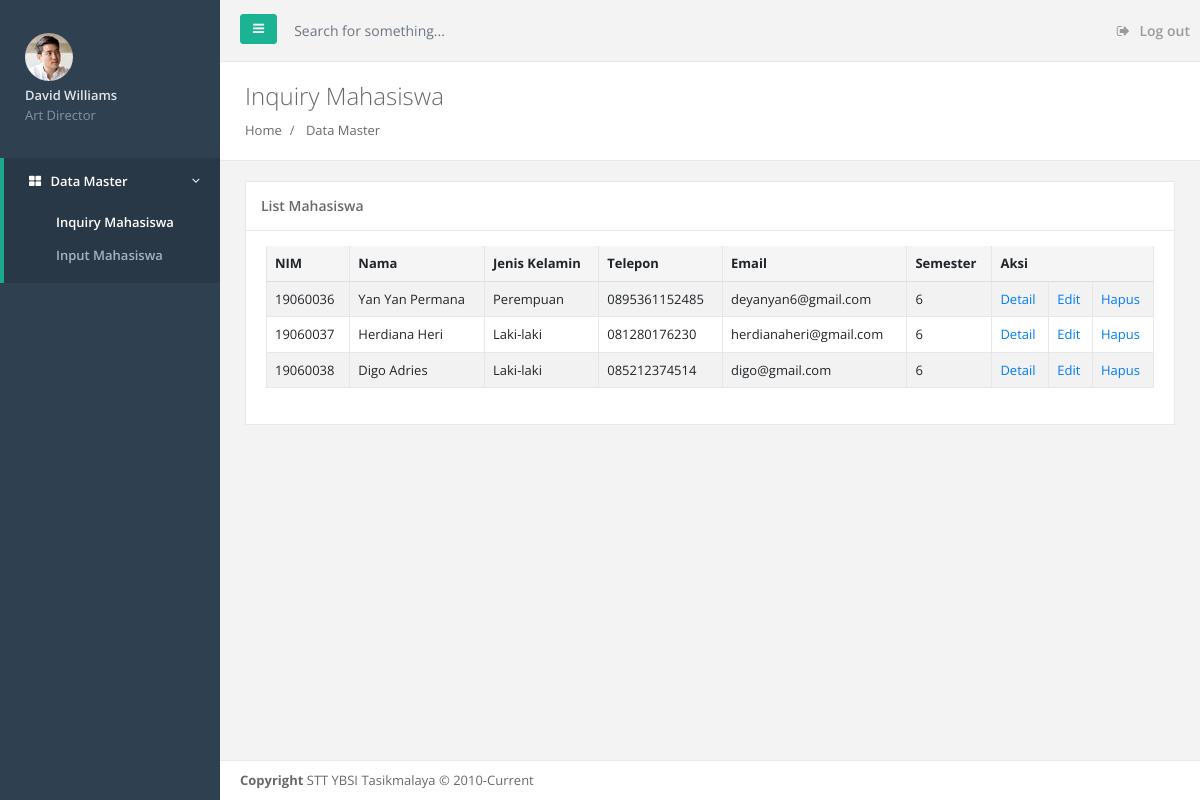
The app's page /list_mahasiswa.php with its own data.
### tables this page shows
CREATE TABLE `master_mahasiswa` (
  `id` int(11) NOT NULL,
  `nim` varchar(10) NOT NULL,
  `nama` varchar(100) NOT NULL,
  `jenis_kelamin` varchar(5) NOT NULL,
  `tanggal_lahir` date NOT NULL,
  `alamat` varchar(100) NOT NULL,
  `no_tlp` varchar(20) NOT NULL,
  `email` varchar(50) NOT NULL,
  `semester` int(11) NOT NULL
);

### list_mahasiswa.php (the view, shortened to what this page needs)
<?php include './layout/header.php'; ?>
</div>
<div class="row wrapper border-bottom white-bg page-heading">
	<div class="col-lg-10">
		<h2>Inquiry Mahasiswa</h2>
		<ol class="breadcrumb">
			<li class="breadcrumb-item">
				<a href="index.html">Home</a>
			</li>
			<li class="breadcrumb-item">
				<a>Data Master</a>
			</li>
		</ol>
	</div>
</div>
<div class="wrapper wrapper-content animated fadeInRight">
	<div class="row">
		<div class="col-lg-12">
			<div class="ibox ">
				<div class="ibox-title">
					<h5>List Mahasiswa</h5>
				</div>
				<div class="ibox-content">
					<div class="table-responsive">
						<table class="table table-striped table-bordered table-hover dataTables-example">
							<thead>
								<tr>
									<th>NIM</th>
									<th>Nama</th>
									<th>Jenis Kelamin</th>
									<th>Telepon</th>
									<th>Email</th>
									<th>Semester</th>
									<th colspan="3">Aksi</th>
								</tr>
							</thead>
							<tbody>
								<?php
								include 'mysql_connect.php';
								$select_query = "select * from master_mahasiswa";
								$result = mysqli_query($conn, $select_query);
								if ($result) {
									while ($row = mysqli_fetch_array($result)) { ?>
										<tr>
											<td><?= $row['nim'] ?></td>
											<td><?= $row['nama'] ?></td>
											<td><?= $row['jenis_kelamin'] == 'L' ? 'Laki-laki' : 'Perempuan' ?></td>
											<td><?= $row['no_tlp'] ?></td>
											<td><?= $row['email'] ?></td>
											<td><?= $row['semester'] ?></td>
											<td><a href="detail_mahasiswa.php?action_menu=DETAIL&id=<?= $row['id'] ?>">Detail</a></td>
											<td><a href="edit_mahasiswa.php?action_menu=EDIT&id=' . $row['nim'] . '" onclick="alert(\'tugas b. mengupdate mahasiswa ketika tombol save changes disubmit\');">Edit</a></td>
											<td><a href="delete_mahasiswa.php?action_menu=DELETE&id=<?= $row['id'] ?>" onclick="return confirm('Anda yakin mau menghapus data?');">Hapus</a></td>
										</tr>
								<?php
									}
								} else {
									echo "Gagal menarik data";
								}
								?>
							</tbody>
						</table>
					</div>
				</div>
			</div>
		</div>
	</div>
</div>
<?php include './layout/footer.php'; ?>

### layout/header.php (shortened to what this page needs)
<!DOCTYPE html>
<html>
<head>
	<link href="layout/css/bootstrap.min.css" rel="stylesheet">
	<link href="layout/font-awesome/css/font-awesome.css" rel="stylesheet">
	<link href="layout/css/plugins/iCheck/custom.css" rel="stylesheet">
	<link href="layout/css/animate.css" rel="stylesheet">
	<link href="layout/css/style.css" rel="stylesheet">
	<link href="layout/css/plugins/datapicker/datepicker3.css" rel="stylesheet">
</head>
<body>
	<div id="wrapper">
		<nav class="navbar-default navbar-static-side" role="navigation">
			<div class="sidebar-collapse">
				<ul class="nav metismenu" id="side-menu">
					<li class="nav-header">
						<div class="dropdown profile-element">
							<img alt="image" class="rounded-circle" src="layout/img/profile_small.jpg" />
							<a data-toggle="dropdown" class="dropdown-toggle" href="#">
								<span class="block m-t-xs font-bold">David Williams</span>
								<span class="text-muted text-xs block">Art Director</span>
							</a>
						</div>
					</li>
					<?php
					include 'menu.php';
					?>
				</ul>
			</div>
		</nav>
		<div id="page-wrapper" class="gray-bg">
			<div class="row border-bottom">
				<nav class="navbar navbar-static-top" role="navigation" style="margin-bottom: 0">
					<div class="navbar-header">
						<a class="navbar-minimalize minimalize-styl-2 btn btn-primary " href="#"><i class="fa fa-bars"></i> </a>
						<form role="search" class="navbar-form-custom" action="search_results.html">
							<div class="form-group">
								<input type="text" placeholder="Search for something..." class="form-control" name="top-search" id="top-search">
							</div>
						</form>
					</div>
					<ul class="nav navbar-top-links navbar-right">
						<li>
							<a href="#">
								<i class="fa fa-sign-out"></i> Log out
							</a>
						</li>
					</ul>
				</nav>

### layout/menu.php
<?php
	$active_page = basename($_SERVER['PHP_SELF'], ".php");
?>
<li class="active">
	<a href="index.php">
	<i class="fa fa-th-large"></i> <span class="nav-label">Data Master</span> <span class="fa arrow"></span></a>
	<ul class="nav nav-second-level collapse">
		<li class="<?php if ($active_page=="list_mahasiswa") {echo "active"; } else  {echo "";}?>"><a href="list_mahasiswa.php">Inquiry Mahasiswa</a></li>
		<li class="<?php if ($active_page=="input_mahasiswa" || $active_page=="edit_mahasiswa") {echo "active"; } else  {echo "";}?>"><a href="input_mahasiswa.php?action_menu=INSERT">Input Mahasiswa</a></li>
	</ul>
</li>

### layout/footer.php
		<div class="footer">
			<div>
				<strong>Copyright</strong> STT YBSI Tasikmalaya &copy; 2010-Current
			</div>
		</div>
</div>
</div>
</body>
</html>

### records on screen
master_mahasiswa: nim "19060036", nama "Yan Yan Permana", jenis_kelamin "Perempuan", no_tlp "0895361152485", email "deyanyan6@gmail.com", semester "6"
master_mahasiswa: nim "19060037", nama "Herdiana Heri", jenis_kelamin "Laki-laki", no_tlp "081280176230", email "herdianaheri@gmail.com", semester "6"
master_mahasiswa: nim "19060038", nama "Digo Adries", jenis_kelamin "Laki-laki", no_tlp "085212374514", email "digo@gmail.com", semester "6"
